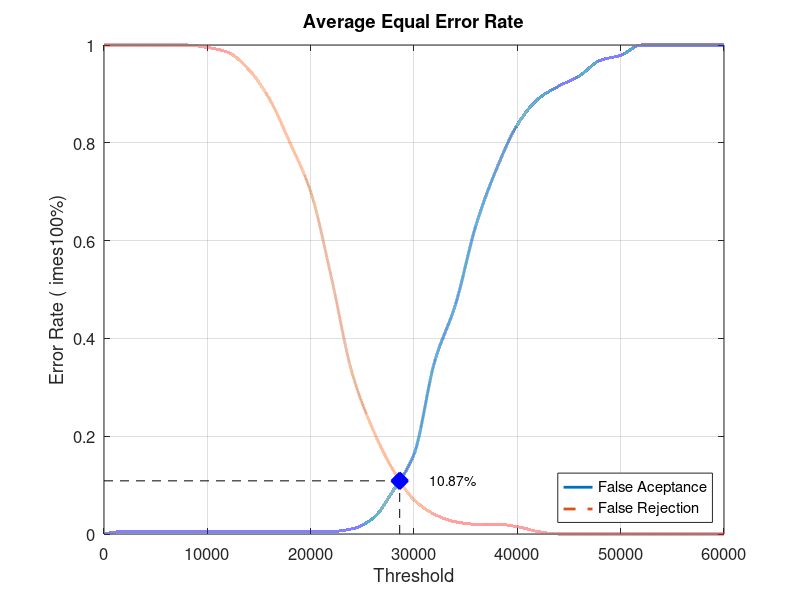
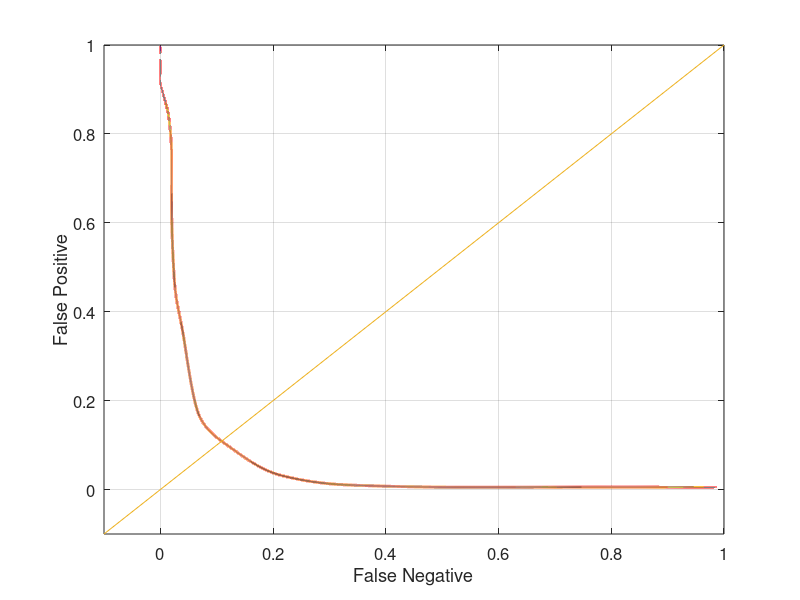

Reproduce these figures in MATLAB, in order.
close all;
clear;
clc;
x = 0:2000:60000;
xq = 0:0.5:60000;

y0 = [0 0.00526316 0.00526316 0.00526316 0.00526316 0.00526316 0.00526316 0.00526316 0.00526316 0.00526316 0.00526316 0.00526316 0.0105263 0.0315789 0.0894737 0.163158 0.352632 0.468421 0.631579 0.747368 0.836842 0.889474 0.915789 0.936842 0.968421 0.978947 1 1 1 1 1]
yy0 = interp1(x, y0, xq, 'pchip');
y1 = [1 1 1 1 1 0.995 0.985 0.95 0.89 0.8 0.7 0.525 0.33 0.215 0.13 0.07 0.04 0.025 0.02 0.02 0.015 0.005 0 0 0 0 0 0 0 0 0]
yy1 = interp1(x, y1, xq, 'pchip');

% Calculating EER: 
y2 = abs(y0 - y1);
find(y2 == min(y2))
yy2 = abs(yy0 - yy1);
xEER = find(yy2 == min(yy2));
xEERIndex = xq(xEER) % X-axis EER
yEER = yy0(xEER) % Y-axis EER

main = figure
plot(xq, yy0,'-','LineWidth', 2);	hold on
plot(xq, yy1,'--','LineWidth', 2);	hold on
plot([xEERIndex xEERIndex], [0 yEER], 'k--');	hold on
plot([0 xEERIndex], [yEER yEER], 'k--');	hold on
plot(xEERIndex, yEER, 'bx', 'LineWidth', 10);	hold on
text(xEERIndex + 10 * xEERIndex / 100, yEER, [num2str(round((10000 * yEER)) / 100) '%'])
legend('False Aceptance', 'False Rejection', 'Location', 'SouthEast')
xlabel('Threshold')
ylabel('Error Rate (	imes100%)')
title('Average Equal Error Rate')
set(gca, 'FontSize', 12)
axis([0 60000 0 1])
grid on

print(main, 'Database5_4Main', '-dpng');
FNRxFPR = figure('Color', [1 1 1]);
plot(yy1, yy0, '-', yy1, yy0, 'LineWidth', 2);
hold on
y = -0.1:0.1:1
plot(y, y); 
set(gca, 'FontSize', 12)
xlabel('False Negative')
ylabel('False Positive')
axis([-0.1 1 -0.1 1])
set(gca, 'FontSize', 12)
grid on

print(FNRxFPR, 'Database5_4FNRxFPR','-dpng');
